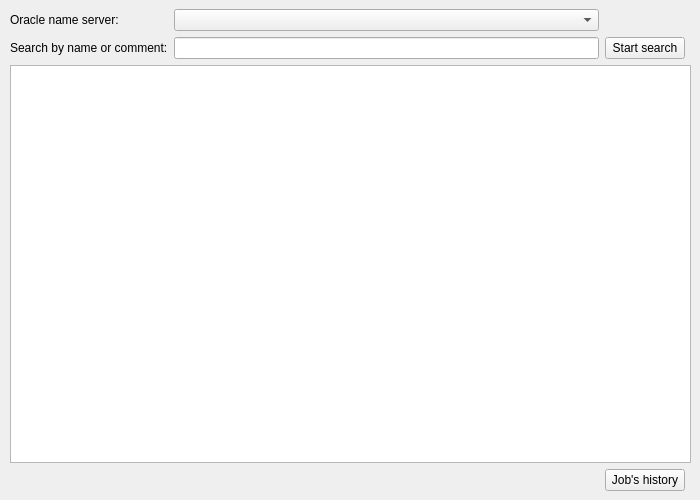
<?xml version="1.0" encoding="UTF-8"?>
<ui version="4.0">
 <class>oracle_jobs_window</class>
 <widget class="QMainWindow" name="oracle_jobs_window">
  <property name="geometry">
   <rect>
    <x>0</x>
    <y>0</y>
    <width>700</width>
    <height>500</height>
   </rect>
  </property>
  <property name="windowTitle">
   <string>Oracle jobs</string>
  </property>
  <property name="windowIcon">
   <iconset resource="resource.qrc">
    <normaloff>:/icons/icons/MGrep.ico</normaloff>:/icons/icons/MGrep.ico</iconset>
  </property>
  <widget class="QWidget" name="centralwidget">
   <property name="sizePolicy">
    <sizepolicy hsizetype="Expanding" vsizetype="Expanding">
     <horstretch>0</horstretch>
     <verstretch>0</verstretch>
    </sizepolicy>
   </property>
   <layout class="QGridLayout" name="gridLayout">
    <property name="leftMargin">
     <number>10</number>
    </property>
    <item row="10" column="0" colspan="4">
     <widget class="QTableView" name="o_lst1">
      <property name="minimumSize">
       <size>
        <width>0</width>
        <height>0</height>
       </size>
      </property>
      <property name="dragEnabled">
       <bool>true</bool>
      </property>
      <property name="alternatingRowColors">
       <bool>true</bool>
      </property>
      <property name="selectionBehavior">
       <enum>QAbstractItemView::SelectItems</enum>
      </property>
      <property name="sortingEnabled">
       <bool>true</bool>
      </property>
     </widget>
    </item>
    <item row="5" column="1">
     <widget class="QLineEdit" name="e_search1"/>
    </item>
    <item row="5" column="2">
     <widget class="QPushButton" name="b_start_search">
      <property name="text">
       <string>Start search</string>
      </property>
      <property name="icon">
       <iconset resource="resource.qrc">
        <normaloff>:/icons/icons/go.gif</normaloff>:/icons/icons/go.gif</iconset>
      </property>
     </widget>
    </item>
    <item row="4" column="0">
     <widget class="QLabel" name="l_server_name">
      <property name="text">
       <string>Oracle name server:</string>
      </property>
      <property name="buddy">
       <cstring>e_server_name</cstring>
      </property>
     </widget>
    </item>
    <item row="5" column="0">
     <widget class="QLabel" name="l_search1">
      <property name="text">
       <string>Search by name or comment:</string>
      </property>
      <property name="buddy">
       <cstring>e_search1</cstring>
      </property>
     </widget>
    </item>
    <item row="4" column="1">
     <widget class="QComboBox" name="e_server_name"/>
    </item>
    <item row="11" column="2">
     <widget class="QPushButton" name="b_history">
      <property name="text">
       <string>Job's history</string>
      </property>
      <property name="icon">
       <iconset resource="resource.qrc">
        <normaloff>:/icons/icons/history.gif</normaloff>:/icons/icons/history.gif</iconset>
      </property>
     </widget>
    </item>
   </layout>
  </widget>
 </widget>
 <tabstops>
  <tabstop>e_server_name</tabstop>
  <tabstop>e_search1</tabstop>
  <tabstop>b_start_search</tabstop>
  <tabstop>o_lst1</tabstop>
  <tabstop>b_history</tabstop>
 </tabstops>
 <resources>
  <include location="resource.qrc"/>
 </resources>
 <connections>
  <connection>
   <sender>b_start_search</sender>
   <signal>clicked()</signal>
   <receiver>oracle_jobs_window</receiver>
   <slot>slot_startSearch()</slot>
   <hints>
    <hint type="sourcelabel">
     <x>684</x>
     <y>60</y>
    </hint>
    <hint type="destinationlabel">
     <x>519</x>
     <y>444</y>
    </hint>
   </hints>
  </connection>
  <connection>
   <sender>b_history</sender>
   <signal>clicked()</signal>
   <receiver>oracle_jobs_window</receiver>
   <slot>slot_jobsHistory()</slot>
   <hints>
    <hint type="sourcelabel">
     <x>634</x>
     <y>474</y>
    </hint>
    <hint type="destinationlabel">
     <x>507</x>
     <y>475</y>
    </hint>
   </hints>
  </connection>
 </connections>
 <slots>
  <slot>slot_startSearch()</slot>
  <slot>slot_jobsHistory()</slot>
 </slots>
</ui>
